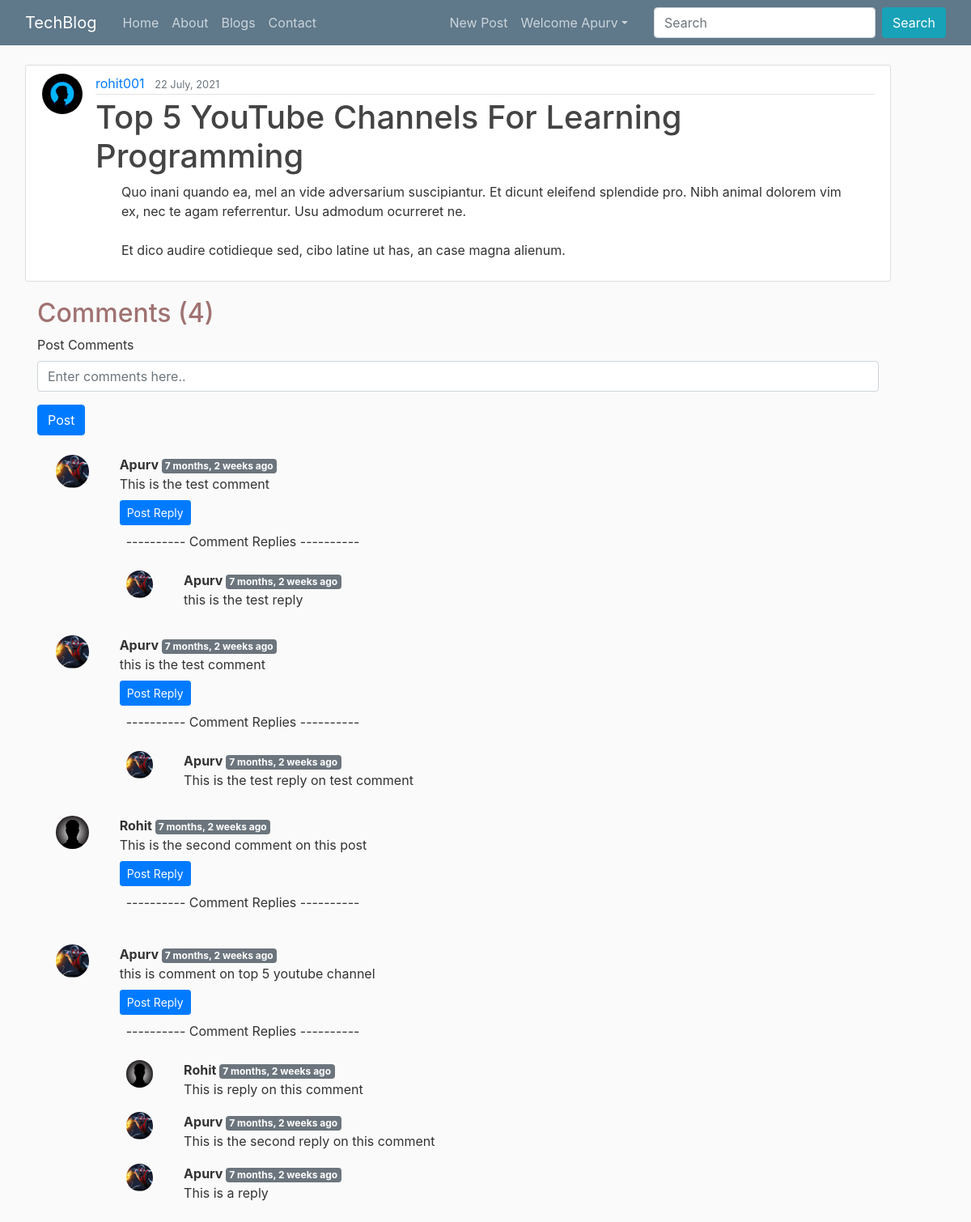
The page /post/46 (signed in) on the database its author committed.
### blog/models.py (models this page shows, shortened)
class Post(models.Model):
    title = models.CharField(max_length=100)
    content = models.TextField()
    date_posted = models.DateTimeField(default=timezone.now)
    author = models.ForeignKey(User, on_delete=models.CASCADE)

class BlogComment(models.Model):
    sno = models.AutoField(primary_key=True)
    comment = models.TextField()
    user = models.ForeignKey(User, on_delete=models.CASCADE)
    post = models.ForeignKey(Post, on_delete=models.CASCADE)
    parent = models.ForeignKey('self', on_delete=models.CASCADE, null=True)
    timestamp = models.DateTimeField(default=timezone.now)

### users/models.py (models this page shows, shortened)
class profile(models.Model):
    User = models.OneToOneField(User, on_delete=models.CASCADE)
    image = models.ImageField(default = "default.jpg", upload_to='profile_pics')

### blog/views.py (the view)
# urls.py: path('post/<int:pk>', views.PostDetailView, name='post-detail'),
def PostDetailView(request, pk):
    model = Post
    template_name = 'blog/Post_Detail.html'
    context_object_name = 'posts'
    post = Post.objects.get(pk=pk)
    user = request.user
    comments =  BlogComment.objects.filter(post=post, parent=None).order_by('-timestamp')
    replies =  BlogComment.objects.filter(post=post).exclude(parent=None).order_by('-timestamp')
    replyDict = {}
    for reply in replies:
        if reply.parent.sno not in replyDict.keys():
            replyDict[reply.parent.sno] = [reply]
        else:
            replyDict[reply.parent.sno].append(reply)
    context = {
        'post': post,
        'comments': comments,
        'user': user,
        'replyDict': replyDict
    }
    return render(request, 'blog/Post_Detail.html', context)

### blog/templatetags/extras.py (called while the page is built)
@register.filter(name='get_val')
def get_val(dict, key):
    return dict.get(key)

### blog/templates/blog/Post_Detail.html (shortened to what this page needs)
{% extends "blog/base.html" %} {% block content %}
{% load humanize %}
{% load extras %}
<article class="media content-section">
  <img class="article-img rounded-circle" src="{{ post.author.profile.image.url }}" alt="" />
  <div class="media-body">
    <div class="article-metadata d-flex justify-content-between">
      <div>
        <a class="mr-2" href="{% url 'user-posts' post.author.username %}">{{ post.author }}</a>
        <small class="text-muted">{{ post.date_posted|date:'d F, Y' }}</small>
      </div>
    </div>
    <h1 class="article-title">{{ post.title }}</h1>
    <div class="mx-3">
    <p class="article-content ml-3">{{ post.content | safe }}</p>
  </div>
  </div>
</article>
<div class="container">
  <h2>Comments ({{ comments.count }})</h2>
  <div class="my-2">
    {% if user.is_authenticated %}
    <form action="/postComment/" method="POST">
      <div class="form-group">
        <label for="comment">Post Comments</label>
        <input type="text" name="comment" id="comment" class="form-control" placeholder="Enter comments here..">
      </div>
      <button type="submit" class="btn btn-primary">Post</button>
    </form>
    {% else %}
    <p class="fs-5">--- Please login to post a comment ---</p>
    {% endif %}
    {% for comment in comments %}
    <div class="row my-3 mx-0">
      <div class="col-md-1">
        <img class="rounded-circle mx-auto d-block w-100 p-2" src="{{ comment.user.profile.image.url  }}"
          alt="userimage">
      </div>
      <div class="col-md-11 mt-2">
        <b>{{ comment.user.username }} </b><span class="pl-1 badge bg-secondary">
          {{ comment.timestamp | naturaltime }} </span>
        <div>{{ comment.comment }}</div>
        <div class="reply mx-0 my-2">
          {% if user.is_authenticated %}
          <button class="btn btn-sm btn-primary" type="button" data-bs-toggle="collapse"
            data-bs-target="#replyBox{{ comment.sno }}" aria-expanded="false" aria-controls="replyBox{{ comment.sno }}">
            Post Reply
          </button>
          {% else %}
          <button class="btn btn-sm btn-primary mt-2" data-bs-toggle="collapse" href="#replyBox{{comment.sno}}"
            role="button" aria-expanded="false" aria-controls="replyBox{{comment.sno}}" disabled>
            Login to Reply
          </button>
          {% endif %}
          <p class="fs-6 mt-2 ml-2">---------- Comment Replies ----------</p>
          <div class="replies my-2 mx-0">
            {% for reply in replyDict|get_val:comment.sno %}
            <div class="row my-2">
              <div class="col-md-1">
                <img class="rounded-circle mx-auto d-block w-100 p-2" src="{{ reply.user.profile.image.url  }}"
                  alt="userimage">
              </div>
              <div class="col-md-11 mt-2">
                <b>{{ reply.user.username }} </b><span class="pl-1 badge bg-secondary">
                  {{ reply.timestamp | naturaltime }} </span>
                <div>{{ reply.comment }}</div>
              </div>
            </div>
            {% endfor %}
          </div>
        </div>
      </div>
    </div>
    {% endfor %}
  </div>
</div>
{% endblock content %}

### blog/templates/blog/base.html (shortened to what this page needs)
{% load static %}
{% load humanize %}
<!DOCTYPE html>
<html>
<head>
  <link rel="stylesheet" href="https://stackpath.bootstrapcdn.com/bootstrap/4.5.2/css/bootstrap.min.css"
>
  <link href="https://cdn.jsdelivr.net/npm/bootstrap@5.1.0/dist/css/bootstrap.min.css" rel="stylesheet"
>
  <link rel="stylesheet" href="https://cdn.jsdelivr.net/npm/bootstrap@4.6.0/dist/css/bootstrap.min.css"
>
  <link rel="stylesheet" type="text/css" href="{% static 'blog/css/main.css' %}">
</head>
<body>
  <header class="site-header">
    <nav class="navbar navbar-expand-md navbar-dark bg-steel fixed-top">
      <div class="container">
        <a class="navbar-brand mr-4" href="{% url 'home' %}">TechBlog</a>
        <div class="collapse navbar-collapse" id="navbarToggle">
          <div class="navbar-nav mr-auto">
            <a class="nav-item nav-link {% block indexactive %} {% endblock indexactive %}"
              href="{% url 'home' %}">Home</a>
            <a class="nav-item nav-link {% block aboutactive %} {% endblock aboutactive %}"
              href="{% url 'blog-about' %}">About</a>
            <a class="nav-item nav-link  {% block homeactive %} {% endblock homeactive %}"
              href="{% url 'blog-home' %}">Blogs</a>
            <a class="nav-item nav-link {% block contactactive %} {% endblock contactactive %}"
              href="{% url 'blog-contact' %}">Contact</a>
          </div>
          <div class="navbar-nav navsearch">
            {% if user.is_authenticated %}
            <a class="nav-item nav-link {% block newpostactive %} {% endblock newpostactive %}"
              href="{% url 'post-create' %}">New Post</a>
            <ul class="navbar-nav mr-2">
              <li class="nav-item dropdown">
                <a class="nav-link dropdown-toggle" href='#' id="navbarDropdown" role="button" data-toggle="dropdown">
                  Welcome {{request.user}}</a>
              </li>
            </ul>
            {% else %}
            <a class="nav-item nav-link {% block loginactive %} {% endblock loginactive %}"
              href="{% url 'login' %}">Login</a>
            <a class="nav-item nav-link {% block registeractive %} {% endblock registeractive %}"
              href="{% url 'register' %}">Register</a>
            {% endif %}
            <form class="form-inline ml-3" methd="get" action="/search">
              <input class="form-control mr-sm-2" type="search" placeholder="Search" aria-label="Search" name="query"
                id="query">
              <button class="btn btn-info my-2 my-sm-0" type="submit">Search</button>
            </form>
          </div>
        </div>
      </div>
    </nav>
  </header>
  <main role="main" class="container">
    <div class="row">
      <div class="col-md-11 mx-3">
        {% block content %}{% endblock %}
      </div>
    </div>
  </main>
</body>
</html>

### blog/static/blog/css/main.css (style rules this page uses)
body { background: #fafafa; color: #333333; margin-top: 5rem; }
h1, h2, h3, h4, h5, h6 { color: #a07272; }
ul { margin: 0; }
.container { max-width: 1200px; }
.bg-steel { background-color: #5f788a; }
.site-header .navbar-nav .nav-link { color: #cbd5db; }
.content-section { background: #ffffff; padding: 10px 20px; border: 1px solid #dddddd; border-radius: 3px; margin-bottom: 20px; }
.article-title { color: #444444; }
.article-content { white-space: pre-line; }
.article-img { height: 50px; width: 50px; margin-right: 16px; }
.article-metadata { padding-bottom: 1px; margin-bottom: 4px; border-bottom: 1px solid #e3e3e3 }

### rows shown on the page
Post: author.profile.image (placeholder picture), author "rohit001", date_posted "22 July, 2021", title "Top 5 YouTube Channels For Learning Programming", content "Quo inani quando ea, mel an vide adversarium suscipiantur. Et dicunt eleifend splendide pro. Nibh animal dolorem vim ex, nec te agam referrentur. Usu admodum ocurreret ne. Et dico audire cotidieque sed, cibo latine ut has, an case magna alienum."
BlogComment: user.profile.image (picture), user.username "Apurv", timestamp "7 months, 2 weeks ago", comment "This is the test comment"
BlogComment: user.profile.image (picture), user.username "Apurv", timestamp "7 months, 2 weeks ago", comment "this is the test reply"
BlogComment: user.profile.image (picture), user.username "Apurv", timestamp "7 months, 2 weeks ago", comment "this is the test comment"
BlogComment: user.profile.image (picture), user.username "Apurv", timestamp "7 months, 2 weeks ago", comment "This is the test reply on test comment"
BlogComment: user.profile.image (placeholder picture), user.username "Rohit", timestamp "7 months, 2 weeks ago", comment "This is the second comment on this post"
BlogComment: user.profile.image (picture), user.username "Apurv", timestamp "7 months, 2 weeks ago", comment "this is comment on top 5 youtube channel"
BlogComment: user.profile.image (placeholder picture), user.username "Rohit", timestamp "7 months, 2 weeks ago", comment "This is reply on this comment"
BlogComment: user.profile.image (picture), user.username "Apurv", timestamp "7 months, 2 weeks ago", comment "This is the second reply on this comment"
BlogComment: user.profile.image (picture), user.username "Apurv", timestamp "7 months, 2 weeks ago", comment "This is a reply"

### other values the page prints
{{ request.user }} "Apurv"
{{ comments.count }} "4"
